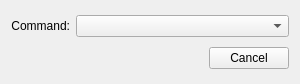
<?xml version="1.0" encoding="UTF-8"?>
<ui version="4.0">
 <class>AHCommandDlg</class>
 <widget class="QWidget" name="AHCommandDlg">
  <property name="geometry">
   <rect>
    <x>0</x>
    <y>0</y>
    <width>300</width>
    <height>84</height>
   </rect>
  </property>
  <property name="windowTitle">
   <string>Form</string>
  </property>
  <layout class="QGridLayout" name="gridLayout">
   <item row="0" column="0">
    <widget class="QLabel" name="label">
     <property name="text">
      <string>Command:</string>
     </property>
     <property name="alignment">
      <set>Qt::AlignRight|Qt::AlignTrailing|Qt::AlignVCenter</set>
     </property>
    </widget>
   </item>
   <item row="0" column="1">
    <widget class="QComboBox" name="cb_command"/>
   </item>
   <item row="1" column="0">
    <widget class="BusyWidget" name="busy" native="true"/>
   </item>
   <item row="1" column="1">
    <widget class="QDialogButtonBox" name="buttonBox">
     <property name="standardButtons">
      <set>QDialogButtonBox::Cancel</set>
     </property>
    </widget>
   </item>
  </layout>
 </widget>
 <customwidgets>
  <customwidget>
   <class>BusyWidget</class>
   <extends>QWidget</extends>
   <header>busywidget.h</header>
   <container>1</container>
  </customwidget>
 </customwidgets>
 <resources/>
 <connections/>
</ui>
